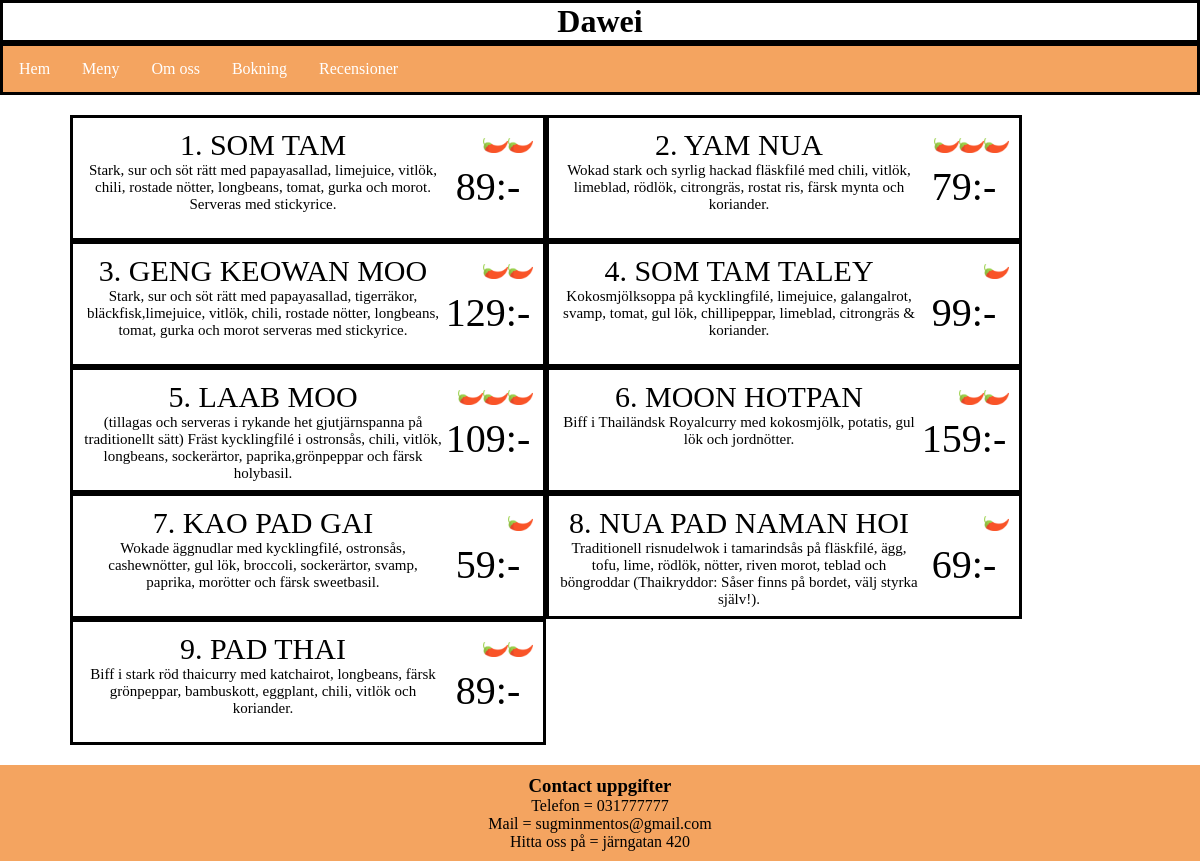
Screenshot of /meny/index.php with the database file from the repository.
### tables this page shows
CREATE TABLE Dishes	(	
dishes_id int(8) PRIMARY KEY AUTO_INCREMENT,
dishes_name varchar(32),	
dishes_price float	,
dishes_category_id int(8),	
dishes_description text(500),
dishes_hot int(1),	
dishes_vegan int(1),
FOREIGN KEY (dishes_category_id) REFERENCES categories(categories_id)
);

### meny/index.php (the view)
<?php
include("../templates/navigation.php");
$dbc = mysqli_connect("localhost","root","","dawei");
mysqli_query($dbc,"SET NAMES UTF8");
$query = "SELECT * FROM dishes";
$result = mysqli_query($dbc,$query);
$n = 0;
?>
<div class="meny-container">
<?php
while($row = mysqli_fetch_array($result)){
	$n++;
	?>
	<div class="dish-container <?php if($n%2==1){echo "break";};?>">
	<div class="dish-name">
		<p><?php echo $n . ". " .$row['dishes_name'];?> </p>
	</div>
	<?php
	$hotness = $row['dishes_hot'];
	for($i = 0 ; $i < $hotness ; $i++){?>
		<img class="chili" width="25px" src="../imgs/chili.png" />
	<?php } ?>
	<div class="dish-desc">
		<p><?php echo $row['dishes_description'];?></p>
	</div>
	<div class="dish-price">
		<p> <?php echo $row['dishes_price'];?>:-</p>
	</div>
</div>
<?php
}
?>
</div>
<footer>
<?php
include("../templates/footer.php");
?>
</footer>
</body>
</html>

### templates/navigation.php
<!DOCTYPE html>
<html>
<head>
<link rel="stylesheet" href="../css/css.css" />
<link rel="stylesheet" href="../css/dish.css" />
</head>
<body>
<h1>Dawei</h1>
<ul>
  <li><a class="active" href="/dawei/hem/">Hem</a></li>
  <li><a href="/dawei/meny/">Meny</a></li>
  <li><a href="/dawei/about/">Om oss</a></li>
    <li><a href ="/dawei/bokning/">Bokning</a></li>
    <li><a href ="/dawei/recensioner/">Recensioner</a></li>
    </ul>

### templates/footer.php
<!DOCTYPE html>
<html>
<head>
<link rel="stylesheet" href="../css/footer.css" />
</head>
<body>
    <div class ="mentos break">
        <h3 class ="hej">Contact uppgifter</h3>
        <p>Telefon = 031777777</p>
        <p>Mail = sugminmentos@gmail.com</p>
        <p> Hitta oss på = järngatan 420</p>
    </div>

### css/css.css (style rules this page uses)
body,p { margin:0px; }
ul { list-style-type: none; margin: 0; padding: 0; overflow: hidden; background-color:sandybrown; border-style: solid; border-color: black; }
li { float: left; }
li a { display: block; color: white; text-align: center; padding: 14px 16px; text-decoration: none; }
h1 { text-align: center; background-color: white; border-style: solid; border-color: black; }
* { margin: 0; padding: :0; }

### css/dish.css (style rules this page uses)
.break { clear:left; }
.dish-container { padding:10px; background-color:white; border-style: solid; border-color: black; width:450px; height:100px; }
.meny-container { display:flex; flex-direction:row; flex-wrap:wrap; text-align: center; margin-left: 50px; padding: 20px; }
.dish-name { float:left; width:80%; font-size:30px; margin:0px; }
.chili { padding:10px 0px; float:right; }
.dish-desc { width:80%; word-wrap:break-word; font-size:15px; float:left; }
.dish-price { font-size:40px; float:right; width:20%; }

### css/footer.css (style rules this page uses)
.hej { text-align: center; }
.mentos { padding: 10px 10px 10px 10px; background-color: sandybrown; text-align:center; }

### rows the page displays
dishes: dishes_name "SOM TAM", dishes_hot 2 (drawn), dishes_description "Stark, sur och söt rätt med papayasallad, limejuice, vitlök, chili, rostade nötter, longbeans, tomat, gurka och morot. Serveras med stickyrice.", dishes_price "89"
dishes: dishes_name "YAM NUA", dishes_hot 3 (drawn), dishes_description "Wokad stark och syrlig hackad fläskfilé med chili, vitlök, limeblad, rödlök, citrongräs, rostat ris, färsk mynta och koriander.", dishes_price "79"
dishes: dishes_name "GENG KEOWAN MOO", dishes_hot 2 (drawn), dishes_description "Stark, sur och söt rätt med papayasallad, tigerräkor, bläckfisk,limejuice, vitlök, chili, rostade nötter, longbeans, tomat, gurka och morot serveras med stickyrice.", dishes_price "129"
dishes: dishes_name "SOM TAM TALEY", dishes_hot 1 (drawn), dishes_description "Kokosmjölksoppa på kycklingfilé, limejuice, galangalrot, svamp, tomat, gul lök, chillipeppar, limeblad, citrongräs & koriander.", dishes_price "99"
dishes: dishes_name "LAAB MOO", dishes_hot 3 (drawn), dishes_description "(tillagas och serveras i rykande het gjutjärnspanna på traditionellt sätt) Fräst kycklingfilé i ostronsås, chili, vitlök, longbeans, sockerärtor, paprika,grönpeppar och färsk holybasil.", dishes_price "109"
dishes: dishes_name "MOON HOTPAN", dishes_hot 2 (drawn), dishes_description "Biff i Thailändsk Royalcurry med kokosmjölk, potatis, gul lök och jordnötter.", dishes_price "159"
dishes: dishes_name "KAO PAD GAI", dishes_hot 1 (drawn), dishes_description "Wokade äggnudlar med kycklingfilé, ostronsås, cashewnötter, gul lök, broccoli, sockerärtor, svamp, paprika, morötter och färsk sweetbasil.", dishes_price "59"
dishes: dishes_name "NUA PAD NAMAN HOI", dishes_hot 1 (drawn), dishes_description "Traditionell risnudelwok i tamarindsås på fläskfilé, ägg, tofu, lime, rödlök, nötter, riven morot, teblad och böngroddar (Thaikryddor: Såser finns på bordet, välj styrka själv!).", dishes_price "69"
dishes: dishes_name "PAD THAI", dishes_hot 2 (drawn), dishes_description "Biff i stark röd thaicurry med katchairot, longbeans, färsk grönpeppar, bambuskott, eggplant, chili, vitlök och koriander.", dishes_price "89"
